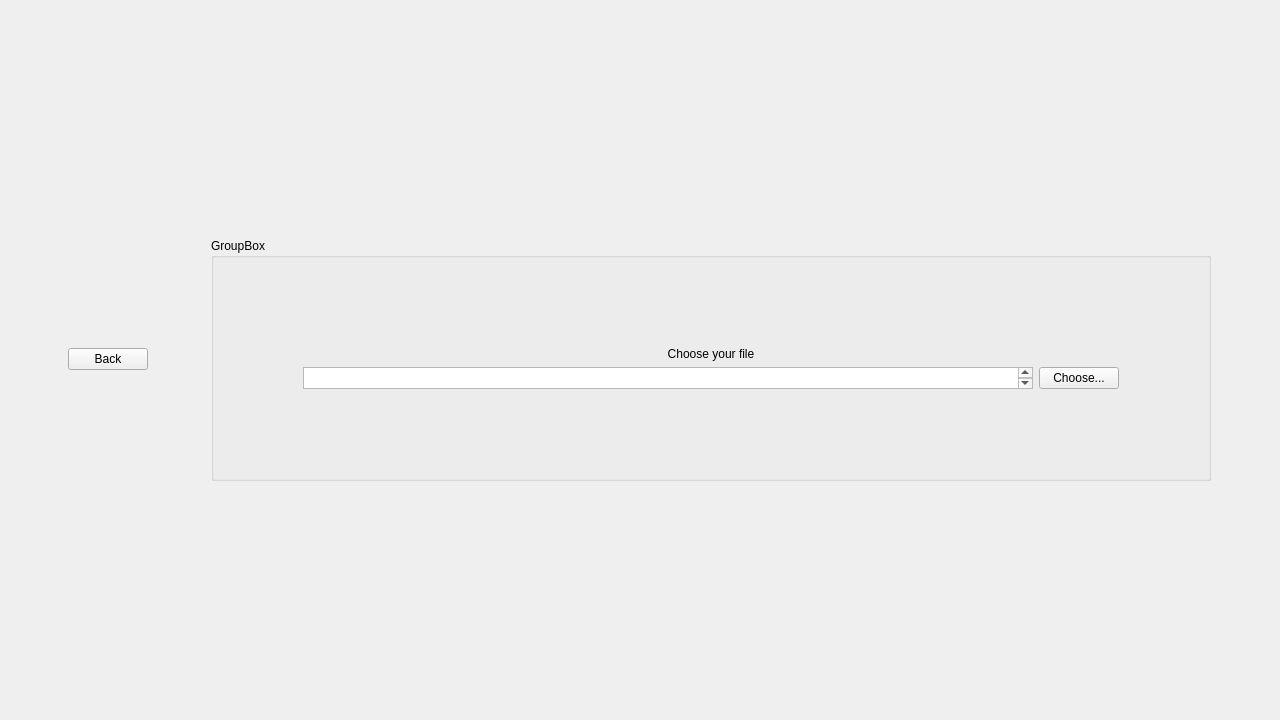
<?xml version="1.0" encoding="UTF-8"?>
<ui version="4.0">
 <class>ChooseFileWindow</class>
 <widget class="QWidget" name="ChooseFileWindow">
  <property name="geometry">
   <rect>
    <x>0</x>
    <y>0</y>
    <width>1280</width>
    <height>720</height>
   </rect>
  </property>
  <property name="windowTitle">
   <string>Form</string>
  </property>
  <layout class="QGridLayout" name="gridLayout">
   <item row="0" column="1">
    <widget class="QGroupBox" name="groupBox">
     <property name="maximumSize">
      <size>
       <width>1000</width>
       <height>600</height>
      </size>
     </property>
     <property name="title">
      <string>GroupBox</string>
     </property>
     <layout class="QGridLayout" name="gridLayout_3">
      <item row="0" column="0">
       <layout class="QGridLayout" name="gridLayout_2">
        <property name="leftMargin">
         <number>80</number>
        </property>
        <property name="topMargin">
         <number>80</number>
        </property>
        <property name="rightMargin">
         <number>80</number>
        </property>
        <property name="bottomMargin">
         <number>80</number>
        </property>
        <item row="1" column="0">
         <widget class="QTextEdit" name="textEdit">
          <property name="sizePolicy">
           <sizepolicy hsizetype="Expanding" vsizetype="Ignored">
            <horstretch>0</horstretch>
            <verstretch>0</verstretch>
           </sizepolicy>
          </property>
         </widget>
        </item>
        <item row="1" column="1">
         <widget class="QPushButton" name="pushButton">
          <property name="text">
           <string>Choose...</string>
          </property>
         </widget>
        </item>
        <item row="0" column="0" colspan="2">
         <widget class="QLabel" name="label">
          <property name="sizePolicy">
           <sizepolicy hsizetype="Preferred" vsizetype="Fixed">
            <horstretch>0</horstretch>
            <verstretch>0</verstretch>
           </sizepolicy>
          </property>
          <property name="text">
           <string>Choose your file</string>
          </property>
          <property name="alignment">
           <set>Qt::AlignCenter</set>
          </property>
         </widget>
        </item>
       </layout>
      </item>
     </layout>
    </widget>
   </item>
   <item row="0" column="0">
    <widget class="QPushButton" name="back">
     <property name="enabled">
      <bool>true</bool>
     </property>
     <property name="sizePolicy">
      <sizepolicy hsizetype="Fixed" vsizetype="Fixed">
       <horstretch>0</horstretch>
       <verstretch>0</verstretch>
      </sizepolicy>
     </property>
     <property name="text">
      <string>Back</string>
     </property>
    </widget>
   </item>
  </layout>
 </widget>
 <resources/>
 <connections/>
</ui>
